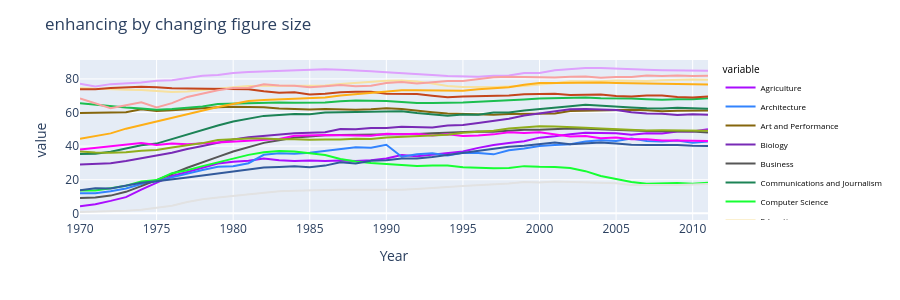

Notebook code for this chart:
### Code cell
fig_hide = px.line(degree_gender_ratio, x='Year', y=[x for x in degree_gender_ratio.columns[1:]],color_discrete_sequence=px.colors.qualitative.Alphabet)
fig_hide.update_layout(legend = dict(font = dict(size = 8, color = "black")),
                  legend_title = dict(font = dict(size = 10)))


fig_hide.update_layout(
    height = 300,
    title = "enhancing by changing figure size"
)

fig_hide.show()

### Figure 1 — Plotly figure (JSON) as saved in the notebook; plotly's stock layout.template omitted (floating-point values rounded to 4 significant figures)
{"data": [{"hovertemplate": "variable=Agriculture<br>Year=%{x}<br>value=%{y}<extra></extra>", "legendgroup": "Agriculture", "line": {"color": "#AA0DFE", "dash": "solid"}, "marker": {"symbol": "circle"}, "mode": "lines", "name": "Agriculture", "orientation": "v", "showlegend": true, "type": "scatter", "x": [1970, 1971, 1972, 1973, 1974, 1975, 1976, 1977, 1978, 1979, 1980, 1981, 1982, 1983, 1984, 1985, 1986, 1987, 1988, 1989, 1990, 1991, 1992, 1993, 1994, 1995, 1996, 1997, 1998, 1999, 2000, 2001, 2002, 2003, 2004, 2005, 2006, 2007, 2008, 2009, 2010, 2011], "xaxis": "x", "y": [4.23, 5.453, 7.421, 9.654, 14.07, 18.33, 22.25, 24.64, 27.15, 29.63, 30.76, 31.32, 32.64, 31.64, 31.09, 31.38, 31.2, 31.49, 31.09, 31.61, 32.7, 34.71, 33.93, 34.95, 36.03, 36.84, 38.97, 40.69, 41.91, 42.89, 45.06, 45.87, 47.13, 47.94, 47.89, 47.67, 46.79, 47.61, 47.57, 48.67, 48.73, 50.04], "yaxis": "y"}, {"hovertemplate": "variable=Architecture<br>Year=%{x}<br>value=%{y}<extra></extra>", "legendgroup": "Architecture", "line": {"color": "#3283FE", "dash": "solid"}, "marker": {"symbol": "circle"}, "mode": "lines", "name": "Architecture", "orientation": "v", "showlegend": true, "type": "scatter", "x": [1970, 1971, 1972, 1973, 1974, 1975, 1976, 1977, 1978, 1979, 1980, 1981, 1982, 1983, 1984, 1985, 1986, 1987, 1988, 1989, 1990, 1991, 1992, 1993, 1994, 1995, 1996, 1997, 1998, 1999, 2000, 2001, 2002, 2003, 2004, 2005, 2006, 2007, 2008, 2009, 2010, 2011], "xaxis": "x", "y": [11.92, 12.0, 13.21, 14.79, 17.44, 19.13, 21.39, 23.74, 25.85, 27.77, 28.08, 29.84, 34.82, 35.83, 35.45, 36.13, 37.24, 38.73, 39.4, 39.1, 40.82, 33.68, 35.2, 35.78, 34.43, 36.06, 35.93, 35.1, 37.6, 38.63, 40.02, 40.69, 41.13, 42.76, 43.47, 43.1, 44.5, 43.1, 42.71, 43.35, 42.07, 42.77], "yaxis": "y"}, {"hovertemplate": "variable=Art and Performance<br>Year=%{x}<br>value=%{y}<extra></extra>", "legendgroup": "Art and Performance", "line": {"color": "#85660D", "dash": "solid"}, "marker": {"symbol": "circle"}, "mode": "lines", "name": "Art and Performance", "orientation": "v", "showlegend": true, "type": "scatter", "x": [1970, 1971, 1972, 1973, 1974, 1975, 1976, 1977, 1978, 1979, 1980, 1981, 1982, 1983, 1984, 1985, 1986, 1987, 1988, 1989, 1990, 1991, 1992, 1993, 1994, 1995, 1996, 1997, 1998, 1999, 2000, 2001, 2002, 2003, 2004, 2005, 2006, 2007, 2008, 2009, 2010, 2011], "xaxis": "x", "y": [59.7, 59.9, 60.4, 60.2, 61.9, 60.9, 61.3, 62.0, 62.5, 63.2, 63.4, 63.3, 63.1, 62.4, 62.1, 61.8, 62.1, 61.7, 61.7, 62.0, 62.6, 62.1, 61.0, 60.2, 59.4, 59.2, 58.6, 58.7, 59.1, 59.2, 59.2, 59.4, 60.9, 61.1, 61.3, 61.4, 61.6, 61.4, 60.7, 61.0, 61.3, 61.2], "yaxis": "y"}, {"hovertemplate": "variable=Biology<br>Year=%{x}<br>value=%{y}<extra></extra>", "legendgroup": "Biology", "line": {"color": "#782AB6", "dash": "solid"}, "marker": {"symbol": "circle"}, "mode": "lines", "name": "Biology", "orientation": "v", "showlegend": true, "type": "scatter", "x": [1970, 1971, 1972, 1973, 1974, 1975, 1976, 1977, 1978, 1979, 1980, 1981, 1982, 1983, 1984, 1985, 1986, 1987, 1988, 1989, 1990, 1991, 1992, 1993, 1994, 1995, 1996, 1997, 1998, 1999, 2000, 2001, 2002, 2003, 2004, 2005, 2006, 2007, 2008, 2009, 2010, 2011], "xaxis": "x", "y": [29.09, 29.39, 29.81, 31.15, 33.0, 34.45, 36.07, 38.33, 40.11, 42.07, 44.0, 45.25, 45.97, 46.71, 47.67, 47.91, 48.3, 50.21, 50.1, 50.77, 50.82, 51.47, 51.35, 51.12, 52.25, 52.6, 53.79, 55.0, 56.35, 58.23, 59.39, 60.71, 61.9, 62.17, 61.91, 61.5, 60.17, 59.41, 59.31, 58.49, 59.01, 58.74], "yaxis": "y"}, {"hovertemplate": "variable=Business<br>Year=%{x}<br>value=%{y}<extra></extra>", "legendgroup": "Business", "line": {"color": "#565656", "dash": "solid"}, "marker": {"symbol": "circle"}, "mode": "lines", "name": "Business", "orientation": "v", "showlegend": true, "type": "scatter", "x": [1970, 1971, 1972, 1973, 1974, 1975, 1976, 1977, 1978, 1979, 1980, 1981, 1982, 1983, 1984, 1985, 1986, 1987, 1988, 1989, 1990, 1991, 1992, 1993, 1994, 1995, 1996, 1997, 1998, 1999, 2000, 2001, 2002, 2003, 2004, 2005, 2006, 2007, 2008, 2009, 2010, 2011], "xaxis": "x", "y": [9.064, 9.503, 10.56, 12.8, 16.2, 19.69, 23.43, 27.16, 30.53, 33.62, 36.77, 39.27, 41.95, 43.54, 45.12, 45.75, 46.53, 46.69, 46.76, 46.78, 47.2, 47.22, 47.22, 47.64, 47.98, 48.57, 48.65, 48.56, 49.26, 49.81, 49.8, 50.28, 50.55, 50.35, 49.95, 49.79, 49.21, 49.0, 48.89, 48.84, 48.76, 48.18], "yaxis": "y"}, {"hovertemplate": "variable=Communications and Journalism<br>Year=%{x}<br>value=%{y}<extra></extra>", "legendgroup": "Communications and Journalism", "line": {"color": "#1C8356", "dash": "solid"}, "marker": {"symbol": "circle"}, "mode": "lines", "name": "Communications and Journalism", "orientation": "v", "showlegend": true, "type": "scatter", "x": [1970, 1971, 1972, 1973, 1974, 1975, 1976, 1977, 1978, 1979, 1980, 1981, 1982, 1983, 1984, 1985, 1986, 1987, 1988, 1989, 1990, 1991, 1992, 1993, 1994, 1995, 1996, 1997, 1998, 1999, 2000, 2001, 2002, 2003, 2004, 2005, 2006, 2007, 2008, 2009, 2010, 2011], "xaxis": "x", "y": [35.3, 35.5, 36.6, 38.4, 40.5, 41.5, 44.3, 46.9, 49.9, 52.3, 54.7, 56.4, 58.0, 58.6, 59.1, 59.0, 60.0, 60.2, 60.4, 60.5, 60.8, 60.8, 59.7, 58.7, 58.1, 58.8, 58.7, 60.0, 60.0, 61.2, 61.9, 63.0, 63.7, 64.6, 64.2, 63.4, 63.0, 62.5, 62.4, 62.8, 62.5, 62.2], "yaxis": "y"}, {"hovertemplate": "variable=Computer Science<br>Year=%{x}<br>value=%{y}<extra></extra>", "legendgroup": "Computer Science", "line": {"color": "#16FF32", "dash": "solid"}, "marker": {"symbol": "circle"}, "mode": "lines", "name": "Computer Science", "orientation": "v", "showlegend": true, "type": "scatter", "x": [1970, 1971, 1972, 1973, 1974, 1975, 1976, 1977, 1978, 1979, 1980, 1981, 1982, 1983, 1984, 1985, 1986, 1987, 1988, 1989, 1990, 1991, 1992, 1993, 1994, 1995, 1996, 1997, 1998, 1999, 2000, 2001, 2002, 2003, 2004, 2005, 2006, 2007, 2008, 2009, 2010, 2011], "xaxis": "x", "y": [13.6, 13.6, 14.9, 16.4, 18.9, 19.8, 23.9, 25.7, 28.1, 30.2, 32.5, 34.8, 36.3, 37.1, 36.8, 35.7, 34.7, 32.4, 30.8, 29.9, 29.4, 28.7, 28.2, 28.5, 28.5, 27.5, 27.1, 26.8, 27.0, 28.1, 27.7, 27.6, 27.0, 25.1, 22.2, 20.6, 18.6, 17.6, 17.8, 18.1, 17.6, 18.2], "yaxis": "y"}, {"hovertemplate": "variable=Education<br>Year=%{x}<br>value=%{y}<extra></extra>", "legendgroup": "Education", "line": {"color": "#F7E1A0", "dash": "solid"}, "marker": {"symbol": "circle"}, "mode": "lines", "name": "Education", "orientation": "v", "showlegend": true, "type": "scatter", "x": [1970, 1971, 1972, 1973, 1974, 1975, 1976, 1977, 1978, 1979, 1980, 1981, 1982, 1983, 1984, 1985, 1986, 1987, 1988, 1989, 1990, 1991, 1992, 1993, 1994, 1995, 1996, 1997, 1998, 1999, 2000, 2001, 2002, 2003, 2004, 2005, 2006, 2007, 2008, 2009, 2010, 2011], "xaxis": "x", "y": [74.54, 74.15, 73.55, 73.5, 73.34, 72.8, 72.17, 72.46, 73.19, 73.82, 74.98, 75.85, 75.84, 75.95, 75.87, 75.92, 76.14, 76.96, 77.63, 78.11, 78.87, 78.99, 78.44, 77.27, 75.81, 75.13, 75.04, 75.16, 75.49, 75.84, 76.69, 77.38, 78.64, 78.54, 78.65, 79.07, 78.69, 78.72, 79.2, 79.53, 79.62, 79.43], "yaxis": "y"}, {"hovertemplate": "variable=Engineering<br>Year=%{x}<br>value=%{y}<extra></extra>", "legendgroup": "Engineering", "line": {"color": "#E2E2E2", "dash": "solid"}, "marker": {"symbol": "circle"}, "mode": "lines", "name": "Engineering", "orientation": "v", "showlegend": true, "type": "scatter", "x": [1970, 1971, 1972, 1973, 1974, 1975, 1976, 1977, 1978, 1979, 1980, 1981, 1982, 1983, 1984, 1985, 1986, 1987, 1988, 1989, 1990, 1991, 1992, 1993, 1994, 1995, 1996, 1997, 1998, 1999, 2000, 2001, 2002, 2003, 2004, 2005, 2006, 2007, 2008, 2009, 2010, 2011], "xaxis": "x", "y": [0.8, 1.0, 1.2, 1.6, 2.2, 3.2, 4.5, 6.8, 8.4, 9.4, 10.3, 11.6, 12.4, 13.1, 13.5, 13.5, 13.9, 14.0, 13.9, 14.1, 14.1, 14.0, 14.5, 14.9, 15.7, 16.2, 16.7, 17.0, 17.8, 18.6, 18.4, 19.0, 18.7, 18.8, 18.2, 17.9, 16.8, 16.8, 16.5, 16.8, 17.2, 17.5], "yaxis": "y"}, {"hovertemplate": "variable=English<br>Year=%{x}<br>value=%{y}<extra></extra>", "legendgroup": "English", "line": {"color": "#1CBE4F", "dash": "solid"}, "marker": {"symbol": "circle"}, "mode": "lines", "name": "English", "orientation": "v", "showlegend": true, "type": "scatter", "x": [1970, 1971, 1972, 1973, 1974, 1975, 1976, 1977, 1978, 1979, 1980, 1981, 1982, 1983, 1984, 1985, 1986, 1987, 1988, 1989, 1990, 1991, 1992, 1993, 1994, 1995, 1996, 1997, 1998, 1999, 2000, 2001, 2002, 2003, 2004, 2005, 2006, 2007, 2008, 2009, 2010, 2011], "xaxis": "x", "y": [65.57, 64.56, 63.66, 62.94, 62.41, 61.65, 62.15, 62.72, 63.62, 65.09, 65.28, 65.84, 65.85, 65.92, 65.75, 65.8, 65.98, 66.71, 67.14, 67.02, 66.92, 66.24, 65.62, 65.73, 65.64, 65.94, 66.44, 66.79, 67.26, 67.82, 68.37, 68.58, 68.83, 68.89, 68.45, 68.57, 68.3, 67.87, 67.59, 67.97, 67.93, 68.43], "yaxis": "y"}, {"hovertemplate": "variable=Foreign Languages<br>Year=%{x}<br>value=%{y}<extra></extra>", "legendgroup": "Foreign Languages", "line": {"color": "#C4451C", "dash": "solid"}, "marker": {"symbol": "circle"}, "mode": "lines", "name": "Foreign Languages", "orientation": "v", "showlegend": true, "type": "scatter", "x": [1970, 1971, 1972, 1973, 1974, 1975, 1976, 1977, 1978, 1979, 1980, 1981, 1982, 1983, 1984, 1985, 1986, 1987, 1988, 1989, 1990, 1991, 1992, 1993, 1994, 1995, 1996, 1997, 1998, 1999, 2000, 2001, 2002, 2003, 2004, 2005, 2006, 2007, 2008, 2009, 2010, 2011], "xaxis": "x", "y": [73.8, 73.9, 74.6, 74.9, 75.3, 75.0, 74.4, 74.3, 74.3, 74.2, 74.1, 73.9, 72.7, 71.8, 72.1, 70.8, 71.2, 72.0, 72.3, 72.4, 71.2, 71.1, 71.0, 70.0, 69.1, 69.6, 69.7, 70.0, 70.1, 70.9, 70.9, 71.2, 70.5, 70.6, 70.8, 69.9, 69.6, 70.2, 70.2, 69.3, 69.0, 69.5], "yaxis": "y"}, {"hovertemplate": "variable=Health Professions<br>Year=%{x}<br>value=%{y}<extra></extra>", "legendgroup": "Health Professions", "line": {"color": "#DEA0FD", "dash": "solid"}, "marker": {"symbol": "circle"}, "mode": "lines", "name": "Health Professions", "orientation": "v", "showlegend": true, "type": "scatter", "x": [1970, 1971, 1972, 1973, 1974, 1975, 1976, 1977, 1978, 1979, 1980, 1981, 1982, 1983, 1984, 1985, 1986, 1987, 1988, 1989, 1990, 1991, 1992, 1993, 1994, 1995, 1996, 1997, 1998, 1999, 2000, 2001, 2002, 2003, 2004, 2005, 2006, 2007, 2008, 2009, 2010, 2011], "xaxis": "x", "y": [77.1, 75.5, 76.9, 77.4, 77.9, 78.9, 79.2, 80.5, 81.9, 82.3, 83.5, 84.1, 84.4, 84.6, 85.1, 85.3, 85.7, 85.5, 85.2, 84.6, 83.9, 83.5, 83.0, 82.4, 81.8, 81.5, 81.3, 81.9, 82.1, 83.5, 83.5, 85.1, 85.8, 86.5, 86.5, 86.0, 85.9, 85.4, 85.2, 85.1, 85.0, 84.8], "yaxis": "y"}, {"hovertemplate": "variable=Math and Statistics<br>Year=%{x}<br>value=%{y}<extra></extra>", "legendgroup": "Math and Statistics", "line": {"color": "#FE00FA", "dash": "solid"}, "marker": {"symbol": "circle"}, "mode": "lines", "name": "Math and Statistics", "orientation": "v", "showlegend": true, "type": "scatter", "x": [1970, 1971, 1972, 1973, 1974, 1975, 1976, 1977, 1978, 1979, 1980, 1981, 1982, 1983, 1984, 1985, 1986, 1987, 1988, 1989, 1990, 1991, 1992, 1993, 1994, 1995, 1996, 1997, 1998, 1999, 2000, 2001, 2002, 2003, 2004, 2005, 2006, 2007, 2008, 2009, 2010, 2011], "xaxis": "x", "y": [38.0, 39.0, 40.2, 40.9, 41.8, 40.7, 41.5, 41.1, 41.6, 42.3, 42.8, 43.2, 44.0, 44.3, 46.2, 46.5, 46.7, 46.5, 46.2, 46.2, 47.3, 47.0, 47.4, 46.4, 47.0, 46.1, 46.4, 47.0, 48.3, 47.8, 48.2, 47.0, 45.7, 46.0, 44.7, 45.1, 44.1, 44.1, 43.3, 43.3, 43.1, 43.1], "yaxis": "y"}, {"hovertemplate": "variable=Physical Sciences<br>Year=%{x}<br>value=%{y}<extra></extra>", "legendgroup": "Physical Sciences", "line": {"color": "#325A9B", "dash": "solid"}, "marker": {"symbol": "circle"}, "mode": "lines", "name": "Physical Sciences", "orientation": "v", "showlegend": true, "type": "scatter", "x": [1970, 1971, 1972, 1973, 1974, 1975, 1976, 1977, 1978, 1979, 1980, 1981, 1982, 1983, 1984, 1985, 1986, 1987, 1988, 1989, 1990, 1991, 1992, 1993, 1994, 1995, 1996, 1997, 1998, 1999, 2000, 2001, 2002, 2003, 2004, 2005, 2006, 2007, 2008, 2009, 2010, 2011], "xaxis": "x", "y": [13.8, 14.9, 14.8, 16.5, 18.2, 19.1, 20.0, 21.3, 22.5, 23.7, 24.6, 25.7, 27.3, 27.6, 28.0, 27.5, 28.4, 30.4, 29.7, 31.3, 31.6, 32.6, 32.6, 33.6, 34.8, 35.9, 37.3, 38.3, 39.7, 40.2, 41.0, 42.2, 41.1, 41.7, 42.1, 41.6, 40.8, 40.7, 40.7, 40.7, 40.2, 40.1], "yaxis": "y"}, {"hovertemplate": "variable=Psychology<br>Year=%{x}<br>value=%{y}<extra></extra>", "legendgroup": "Psychology", "line": {"color": "#FEAF16", "dash": "solid"}, "marker": {"symbol": "circle"}, "mode": "lines", "name": "Psychology", "orientation": "v", "showlegend": true, "type": "scatter", "x": [1970, 1971, 1972, 1973, 1974, 1975, 1976, 1977, 1978, 1979, 1980, 1981, 1982, 1983, 1984, 1985, 1986, 1987, 1988, 1989, 1990, 1991, 1992, 1993, 1994, 1995, 1996, 1997, 1998, 1999, 2000, 2001, 2002, 2003, 2004, 2005, 2006, 2007, 2008, 2009, 2010, 2011], "xaxis": "x", "y": [44.4, 46.2, 47.6, 50.4, 52.6, 54.5, 56.9, 59.0, 61.3, 63.3, 65.1, 66.9, 67.5, 67.9, 68.2, 69.0, 69.0, 70.1, 70.9, 71.6, 72.6, 73.2, 73.2, 73.1, 72.9, 73.0, 73.9, 74.4, 75.1, 76.5, 77.5, 77.5, 77.7, 77.8, 77.8, 77.5, 77.4, 77.1, 77.2, 77.1, 77.0, 76.7], "yaxis": "y"}, {"hovertemplate": "variable=Public Administration<br>Year=%{x}<br>value=%{y}<extra></extra>", "legendgroup": "Public Administration", "line": {"color": "#F8A19F", "dash": "solid"}, "marker": {"symbol": "circle"}, "mode": "lines", "name": "Public Administration", "orientation": "v", "showlegend": true, "type": "scatter", "x": [1970, 1971, 1972, 1973, 1974, 1975, 1976, 1977, 1978, 1979, 1980, 1981, 1982, 1983, 1984, 1985, 1986, 1987, 1988, 1989, 1990, 1991, 1992, 1993, 1994, 1995, 1996, 1997, 1998, 1999, 2000, 2001, 2002, 2003, 2004, 2005, 2006, 2007, 2008, 2009, 2010, 2011], "xaxis": "x", "y": [68.4, 65.5, 62.6, 64.3, 66.1, 63.0, 65.6, 69.3, 71.5, 73.3, 74.6, 74.7, 76.8, 76.1, 75.9, 75.0, 75.7, 76.4, 75.6, 76.0, 77.6, 78.2, 77.3, 78.0, 78.8, 78.8, 79.8, 81.0, 81.3, 81.1, 81.1, 80.9, 81.3, 81.5, 80.7, 81.2, 81.2, 82.1, 81.7, 82.0, 81.7, 81.9], "yaxis": "y"}, {"hovertemplate": "variable=Social Sciences and History<br>Year=%{x}<br>value=%{y}<extra></extra>", "legendgroup": "Social Sciences and History", "line": {"color": "#90AD1C", "dash": "solid"}, "marker": {"symbol": "circle"}, "mode": "lines", "name": "Social Sciences and History", "orientation": "v", "showlegend": true, "type": "scatter", "x": [1970, 1971, 1972, 1973, 1974, 1975, 1976, 1977, 1978, 1979, 1980, 1981, 1982, 1983, 1984, 1985, 1986, 1987, 1988, 1989, 1990, 1991, 1992, 1993, 1994, 1995, 1996, 1997, 1998, 1999, 2000, 2001, 2002, 2003, 2004, 2005, 2006, 2007, 2008, 2009, 2010, 2011], "xaxis": "x", "y": [36.8, 36.2, 36.1, 36.4, 37.3, 37.7, 39.2, 40.5, 41.8, 43.6, 44.2, 44.6, 44.6, 44.1, 44.1, 43.8, 44.0, 43.9, 44.4, 44.2, 45.1, 45.5, 45.8, 46.1, 46.8, 47.9, 48.7, 49.2, 50.5, 51.2, 51.8, 51.7, 51.5, 50.9, 50.5, 50.0, 49.8, 49.3, 49.4, 49.4, 49.3, 49.2], "yaxis": "y"}], "layout": {"height": 300, "legend": {"font": {"color": "black", "size": 8}, "title": {"font": {"size": 10}, "text": "variable"}, "tracegroupgap": 0}, "margin": {"t": 60}, "title": {"text": "enhancing by changing figure size"}, "xaxis": {"anchor": "y", "domain": [0, 1], "title": {"text": "Year"}}, "yaxis": {"anchor": "x", "domain": [0, 1], "title": {"text": "value"}}}}
